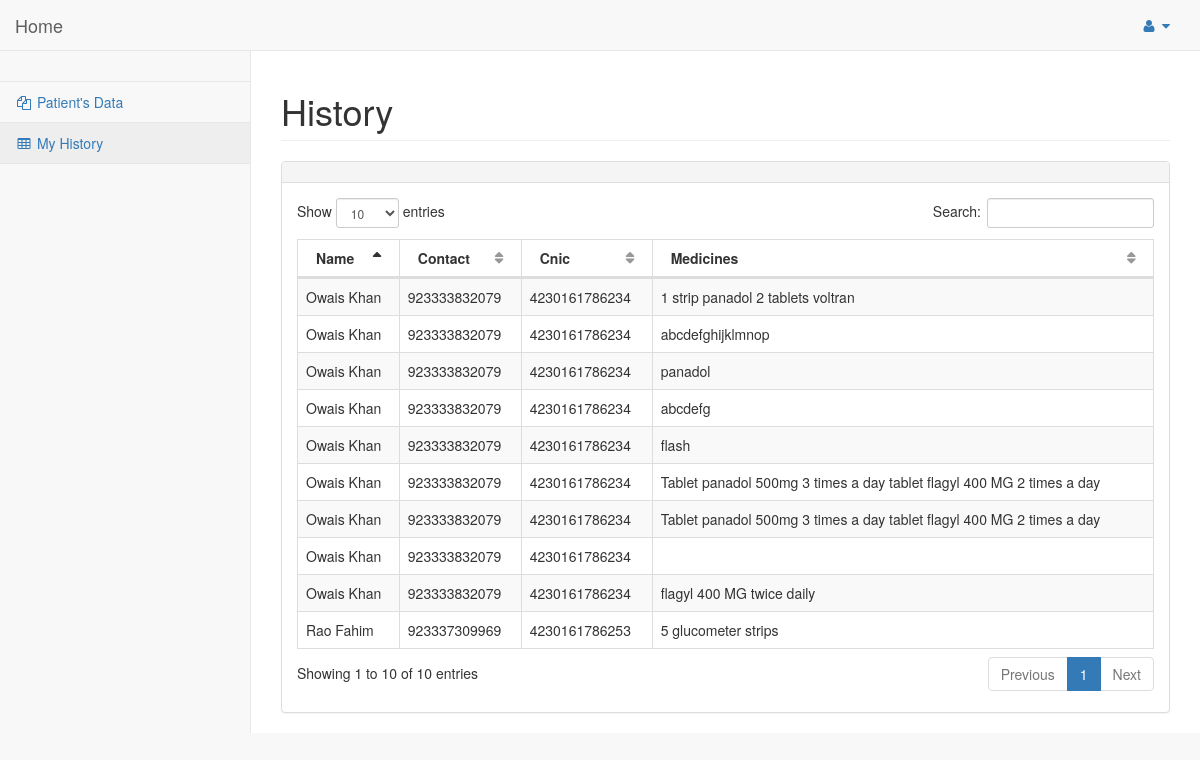
Screenshot of /doctorpanel/page/dochistory.php (signed in) with the database file from the repository.
### tables this page shows
CREATE TABLE IF NOT EXISTS `prescription` (
  `PrescriptionId` int(6) NOT NULL,
  `DocId` int(6) DEFAULT NULL,
  `PatientId` int(6) DEFAULT NULL,
  `PharmacyId` int(6) DEFAULT NULL,
  `Medicines` varchar(100) DEFAULT NULL,
  `Time` varchar(25) DEFAULT NULL,
  `OrderStatus` varchar(25) DEFAULT NULL
);

CREATE TABLE IF NOT EXISTS `patient` (
  `PatientId` int(6) NOT NULL,
  `Name` varchar(50) NOT NULL,
  `Age` int(6) DEFAULT NULL,
  `Gender` varchar(50) DEFAULT NULL,
  `Mobile` bigint(11) NOT NULL,
  `Address` varchar(100) NOT NULL,
  `Cnic` bigint(13) NOT NULL,
  `Email` varchar(50) NOT NULL,
  `Delivery` varchar(200) DEFAULT NULL,
  `Password` varchar(50) NOT NULL,
  `Status` varchar(20) NOT NULL,
  `DeleteStatus` int(11) NOT NULL
);

### doctorpanel/page/dochistory.php (the view, shortened to what this page needs)
<!DOCTYPE html>
<?php
include('config.php');
$id = $_SESSION['id'];
?>
<html lang="en">
<head>
    <link href="../vendor/bootstrap/css/bootstrap.min.css" rel="stylesheet">
    <link href="../vendor/metisMenu/metisMenu.min.css" rel="stylesheet">
    <link href="../vendor/datatables-plugins/dataTables.bootstrap.css" rel="stylesheet">
    <link href="../vendor/datatables-responsive/dataTables.responsive.css" rel="stylesheet">
    <link href="../dist/css/sb-admin-2.css" rel="stylesheet">
    <link href="../vendor/font-awesome/css/font-awesome.min.css" rel="stylesheet" type="text/css">
</head>
<body>
    <div id="wrapper">
        <nav class="navbar navbar-default navbar-static-top" role="navigation" style="margin-bottom: 0">
            <div class="navbar-header">
                <a class="navbar-brand" href="patdata.php">Home</a>
            </div>
            <ul class="nav navbar-top-links navbar-right">
                <li class="dropdown">
                    <a class="dropdown-toggle" data-toggle="dropdown" href="#">
                        <i class="fa fa-user fa-fw"></i> <i class="fa fa-caret-down"></i>
                    </a>
                </li>
            </ul>
            <div class="navbar-default sidebar" role="navigation">
                <div class="sidebar-nav navbar-collapse">
                    <ul class="nav" id="side-menu">
                        <li class="sidebar-search">
                        </li>
                        <li>
                            <a href="patdata.php"><i class="fa fa-files-o fa-fw"></i> Patient's Data</a>
                        </li>
                        <li>
                            <a href="dochistory.php"><i class="fa fa-table fa-fw"></i> My History</a>
                        </li>
                    </ul>
                </div>
            </div>
        </nav>
        <div id="page-wrapper">
            <div class="row">
                <div class="col-lg-12">
                    <h1 class="page-header">History</h1>
                </div>
            </div>
            <div class="row">
                <div class="col-lg-12">
                    <div class="panel panel-default">
                        <div class="panel-heading">
                        </div>
                        <div class="panel-body">
                            <table width="100%" class="table table-striped table-bordered table-hover" id="dataTables-example">
                                <thead>
                                    <tr>
                                        <th>Name</th>
										<th>Contact</th>
                                        <th>Cnic</th>
                                        <th>Medicines</th>
                                    </tr>
                                </thead>
                                <tbody>
								<?php
								$retval = mysqli_query($conn, "SELECT * FROM prescription pr INNER JOIN patient pa ON pa.PatientId = pr.PatientId where DocId = $id ");
								while($row2 = mysqli_fetch_array($retval)) {
								?>
								<tr class="odd gradeX">
                                        <td><?php echo $row2['Name'];?></td>
                                        <td><?php echo $row2['Mobile'];?></td>
										<td><?php echo $row2['Cnic'];?></td>
                                        <td class="center"><?php echo $row2['Medicines'];?></td>
                                    </tr>
                                <?php }?>
                                </tbody>
                            </table
                        </div>
                    </div>
                </div>
            </div>
            </div>
            </div>
</body>
</html>

### rows the page displays
prescription: PatientId.Name "Owais Khan", PatientId.Mobile "923333832079", PatientId.Cnic "4230161786234", Medicines "1 strip panadol 2 tablets voltran"
prescription: PatientId.Name "Rao Fahim", PatientId.Mobile "923337309969", PatientId.Cnic "4230161786253", Medicines "5 glucometer strips"
prescription: PatientId.Name "Owais Khan", PatientId.Mobile "923333832079", PatientId.Cnic "4230161786234", Medicines "abcdefghijklmnop"
prescription: PatientId.Name "Owais Khan", PatientId.Mobile "923333832079", PatientId.Cnic "4230161786234", Medicines "panadol"
prescription: PatientId.Name "Owais Khan", PatientId.Mobile "923333832079", PatientId.Cnic "4230161786234", Medicines "abcdefg"
prescription: PatientId.Name "Owais Khan", PatientId.Mobile "923333832079", PatientId.Cnic "4230161786234", Medicines "flash"
prescription: PatientId.Name "Owais Khan", PatientId.Mobile "923333832079", PatientId.Cnic "4230161786234", Medicines "Tablet panadol 500mg 3 times a day tablet flagyl 400 MG 2 times a day"
prescription: PatientId.Name "Owais Khan", PatientId.Mobile "923333832079", PatientId.Cnic "4230161786234", Medicines "Tablet panadol 500mg 3 times a day tablet flagyl 400 MG 2 times a day"
prescription: PatientId.Name "Owais Khan", PatientId.Mobile "923333832079", PatientId.Cnic "4230161786234"
prescription: PatientId.Name "Owais Khan", PatientId.Mobile "923333832079", PatientId.Cnic "4230161786234", Medicines "flagyl 400 MG twice daily"
